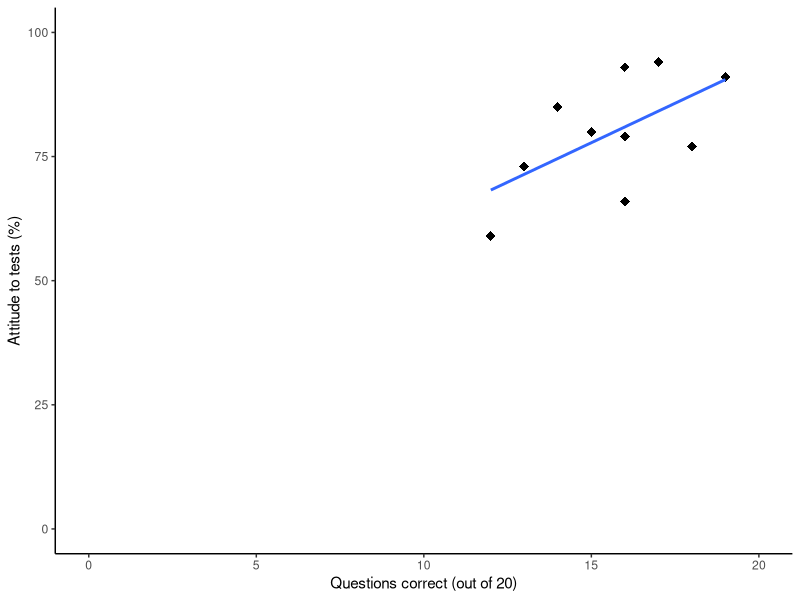
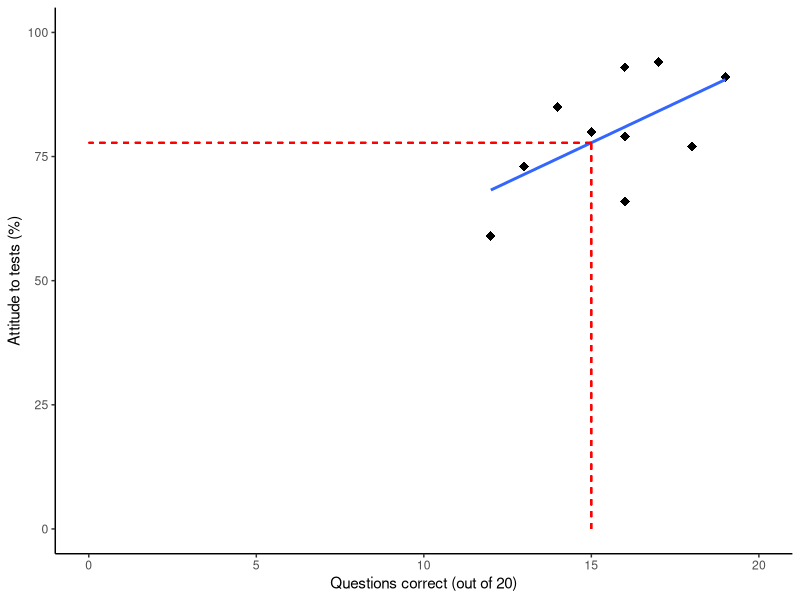
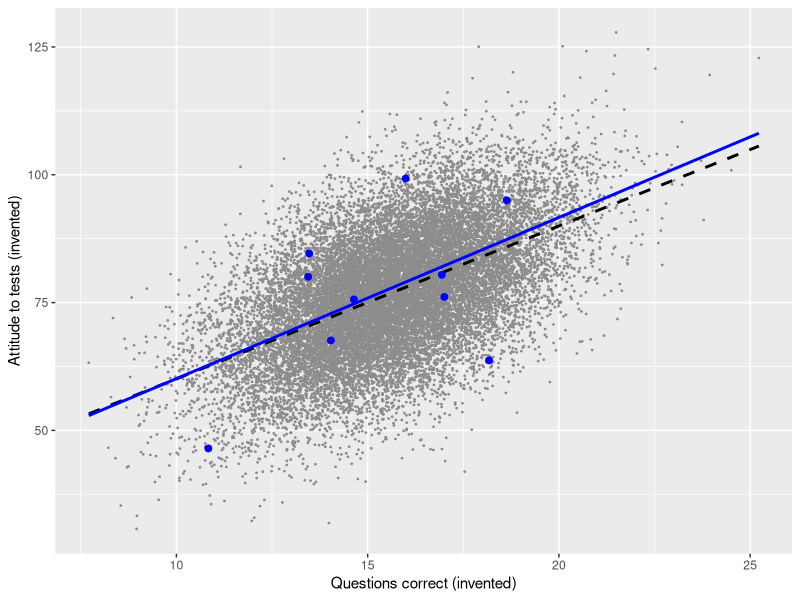
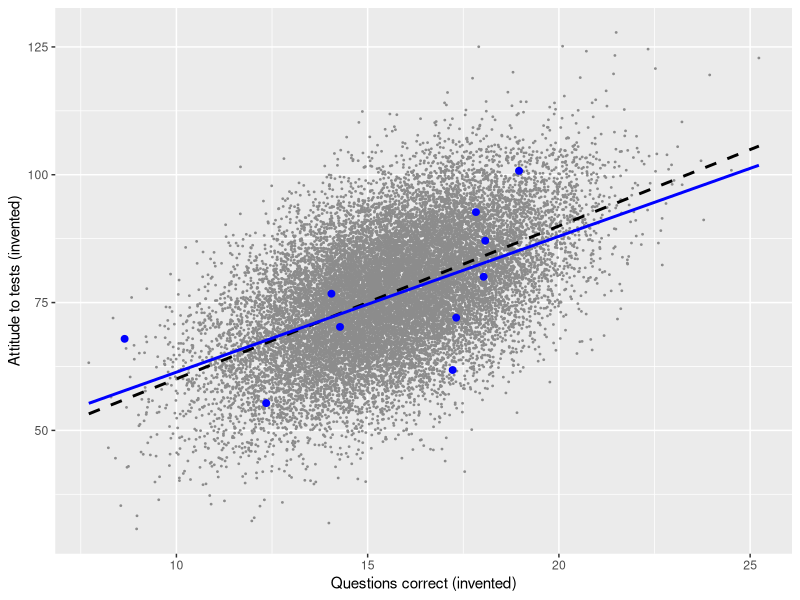
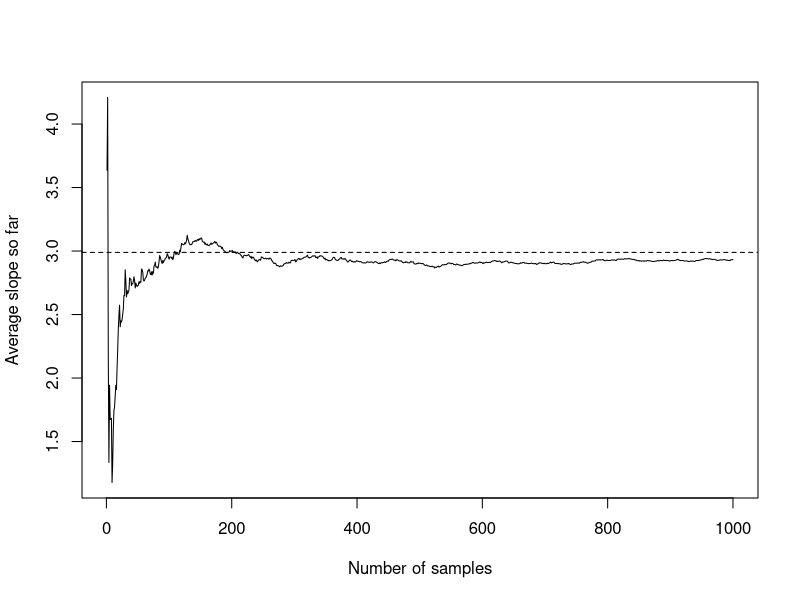
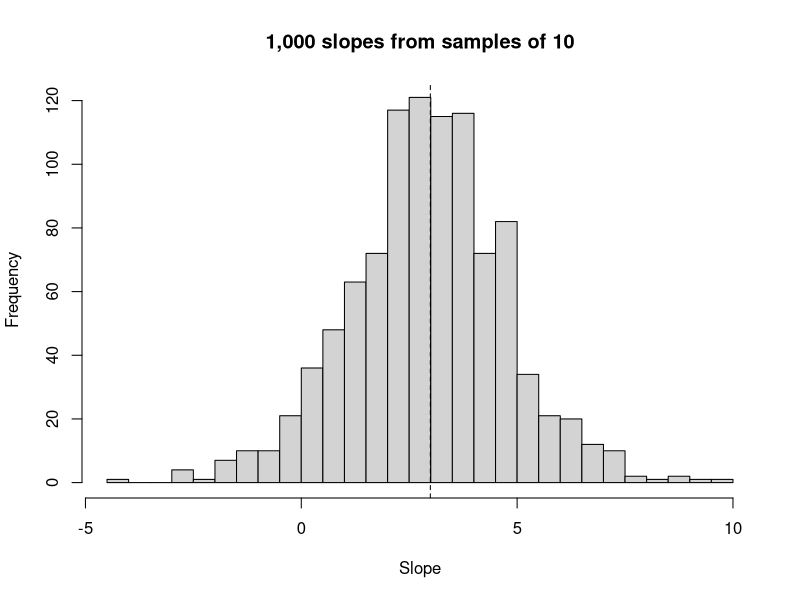

The R script that drew these images, in order:
# =====================================================================
# Data Analysis in R -- Session 6, Monday 23 November 2026
# Linear regression on ten students: slides S3.1 to S6.5
#
#   Sections 3 to 6 of the session again, on a small example:
#   x = questions correct out of 20, y = attitude to taking tests (%).
#   Data: Salkind (2014), Statistics for People Who (Think They) Hate
#   Statistics. The names are added. No data file needed: the ten
#   students are typed in below.
#
# Run it line by line (Ctrl/Cmd + Enter), not all at once.
# Every block starts with a comment that says what the block is for.
# A line that is only a name (for example  mean_x ) prints that value.
# =====================================================================

library(dplyr)     # for %>%, filter() and select()
library(ggplot2)   # for the scatterplot


# ---- S3.1: set-up ----

# We type the data in ourselves. A data frame is a table.
# Each row is one student. There are three columns:
#   name = who the student is
#   x    = how many of the 20 questions the student got right
#   y    = the student's attitude to taking tests, from 0 to 100
# The first name goes with the first x and the first y, and so on:
# Anna got 17 right and has an attitude of 94.
students <- data.frame(
  name = c("Anna", "Bruno", "Chiara", "Dario", "Elena",
           "Fabio", "Giulia", "Luca", "Irene", "Paolo"),
  x = c(17, 13, 12, 15, 16, 14, 16, 16, 18, 19),
  y = c(94, 73, 59, 80, 93, 85, 66, 79, 77, 91)
)

# How many rows? It must say 10.
nrow(students)

# Look at the whole table.
students


# ---- S3.2: test score and attitude ----

# A picture of the table. One dot is one student.
# Further to the right = more questions right.
# Higher up = a more positive attitude.
# geom_point() draws the dots; shape = 18 makes them diamonds.
# geom_smooth(method = "lm") draws the straight line that fits the dots
# best: the regression line. The rest of this script builds that same
# line by hand, one step at a time.
# xlim() and ylim() make both axes start at 0, so we see the whole
# scale: 0 to 20 questions, 0 to 100 attitude points.
# theme_classic() gives a plain white background.
ggplot(students, aes(x = x, y = y)) +
  geom_point(shape = 18, size = 3) +
  geom_smooth(method = "lm", se = FALSE) +
  xlim(0, 20) + ylim(0, 100) +
  labs(x = "Questions correct (out of 20)", y = "Attitude to tests (%)") +
  theme_classic()

# Reading the line like a ruler: what attitude goes with 15 questions
# right? The same plot with two red dashed guide lines added:
#   the first goes straight up from 15 on the bottom axis to the line,
#   the second goes from there straight left to the attitude axis.
# Where the second one arrives (a little under 80) is what the line
# predicts for a student with 15 right. Slide S4.7 gets the exact
# number by calculation.
ggplot(students, aes(x = x, y = y)) +
  geom_point(shape = 18, size = 3) +
  geom_smooth(method = "lm", se = FALSE) +
  geom_segment(x = 15, xend = 15, y = 0, yend = 77.8,
               colour = "red", linetype = "dashed") +
  geom_segment(x = 15, xend = 0, y = 77.8, yend = 77.8,
               colour = "red", linetype = "dashed") +
  xlim(0, 20) + ylim(0, 100) +
  labs(x = "Questions correct (out of 20)", y = "Attitude to tests (%)") +
  theme_classic()


# ---- S4.1: 4a, the mid-point ----

# Step 1: find the "average student".
# mean() adds up the ten numbers and divides by ten.
# mean_x is the average number of questions right.
# mean_y is the average attitude.
# The regression line always passes through this point. Think of a pin
# stuck into the plot there: the line can tilt around the pin, but it
# cannot leave it.
mean_x <- mean(students$x)
mean_y <- mean(students$y)
mean_x
mean_y


# ---- S4.2: 4a, each student's distance from the mid-point ----

# Step 2: for every student, ask two questions.
#   dx: how many questions more (or fewer) than the average student?
#   dy: how many attitude points more (or fewer) than the average?
# We get the answer by subtracting the average from the student's value.
# A positive number means "above average", a negative one "below".
# R does the subtraction for all ten students at once and stores the
# answers as two new columns.
students$dx <- students$x - mean_x
students$dy <- students$y - mean_y

# To keep the screen readable, look at four students only.
# filter() keeps the rows whose name is in the list.
# select() keeps the columns we want to see.
four_students <- students %>%
  filter(name %in% c("Chiara", "Fabio", "Irene", "Paolo"))
four_students %>% select(name, x, y, dx, dy)


# ---- S4.3: 4b, multiply the two distances ----

# Step 3: multiply each student's two distances.
# Why multiply? The product is a vote on the rule
# "the higher the score, the more positive the attitude".
#   Above average on both: plus times plus = plus.  A vote FOR the rule.
#   Below average on both: minus times minus = plus. Also a vote FOR.
#   Above on one, below on the other: plus times minus = minus.
#                                                    A vote AGAINST.
# The size of the product says how loud the vote is: a student far from
# the average on both counts a lot, a student close to it hardly at all.
students$product <- students$dx * students$dy

# The same four students again, now with their product.
# (We build four_students again because the product column is new.)
four_students <- students %>%
  filter(name %in% c("Chiara", "Fabio", "Irene", "Paolo"))
four_students %>% select(name, dx, dy, product)


# ---- S4.5: 4b, all ten students, row by row ----

# Now the full table for all ten students, as on slide S4.5.
# The table has two more columns. Both are a distance
# multiplied by itself ("squared"; in R:  ^2 ):
#   dx_squared = the score distance times itself
#   dy_squared = the attitude distance times itself
# Why square? If we just added up the distances, the pluses and the
# minuses would cancel and the sum would always be 0. A squared number
# is never negative, so the sum of the squares tells us how spread out
# the students are: a large sum = students differ a lot from each other.
students$dx_squared <- students$dx^2
students$dy_squared <- students$dy^2

# The whole table: compare it with slide S4.5, row by row.
students

# The three sums in the bottom row of the table.
# sum() adds up all ten numbers of a column.
#   1. sum of the products:   the result of the vote
#   2. sum of dx_squared:     how spread out the scores are
#   3. sum of dy_squared:     how spread out the attitudes are
# Everything that follows (slope, correlation) is made from these three.
sum(students$product)
sum(students$dx_squared)
sum(students$dy_squared)


# ---- S4.6: 4c, add up all ten products ----

# Step 4: count the votes.
# The first line is the total: all ten products added up.
sum(students$product)

# The square brackets pick out some of the products.
# [students$product > 0] keeps only the positive ones: the students who
# vote FOR the rule and push the line up.
sum(students$product[students$product > 0])   # pushing the slope up

# [students$product < 0] keeps only the negative ones: the students who
# vote AGAINST and pull the line down.
sum(students$product[students$product < 0])   # pulling it down

# The total is the first of these minus the size of the second. Like a
# tug of war: the stronger side wins, by the difference.


# ---- S4.7: 4d, divide by the squared score distances ----

# Step 5: turn the vote into a slope.
# The sum of the products says how strongly the line is pulled upwards.
# It is not yet "attitude points per question". To get that, we divide
# by how spread out the scores are (the sum of dx_squared).
# The result is the slope: how many attitude points the line goes up
# when the score goes up by one question.
students$dx_squared <- students$dx^2
student_slope <- sum(students$product) / sum(students$dx_squared)
student_slope

# The intercept is where the line starts: the attitude the line gives to
# a student with 0 questions right.
# We find it by starting at the mid-point and walking back to a score of
# 0: that is mean_x steps to the left, and at each step the line drops
# by the slope.
student_intercept <- mean_y - student_slope * mean_x
student_intercept

# R can do all five steps in one go. lm() means "linear model".
# y ~ x reads "y explained by x": attitude explained by score.
# coef() prints the intercept and the slope. They must be the same two
# numbers we just built by hand.
m_students <- lm(y ~ x, data = students)
coef(m_students)

# Using the line: what attitude does it predict for a student with 15
# questions right? Start at the intercept, add the slope 15 times.
student_intercept + student_slope * 15


# ---- S4.8: the correlation, by hand ----

# The slope says how STEEP the line is. The correlation (r) says how
# TIDY the cloud of dots is: do the dots hug the line (r near 1 or -1)
# or are they all over the place (r near 0)?
# It comes from the same three sums.

# The third sum: how spread out the attitudes are.
sum(students$dy_squared)

# Multiply the two spreads and take the square root (sqrt).
sqrt(sum(students$dx_squared) * sum(students$dy_squared))

# r = the result of the vote, divided by that number.
# The slope divided the vote by the spread of the scores only.
# r divides it by the spread of both, so the units drop out and r always
# lies between -1 and +1.
student_r <- sum(students$product) /
  sqrt(sum(students$dx_squared) * sum(students$dy_squared))
student_r

# R's own function for the correlation. It must give the same number.
cor(students$x, students$y)


# ---- S4.9: a second route to the same slope ----

# The slope can be computed in another way:
#   slope = r  x  (standard deviation of y) / (standard deviation of x)
# A standard deviation is a typical distance from the average.
# By hand: take the sum of the squared distances, divide by the number
# of students minus one (10 - 1), and take the square root.
sqrt(sum(students$dy_squared) / (10 - 1))   # typical attitude distance
sqrt(sum(students$dx_squared) / (10 - 1))   # typical score distance

# R's own function sd() does the same. Compare with the two lines above.
sd(students$y)
sd(students$x)

# The second formula. In words: if score and attitude moved perfectly
# together, one typical step in score would go with one typical step in
# attitude. They do not move perfectly together, so we shrink that by r.
# The result must be the slope we already have.
student_r * sd(students$y) / sd(students$x)


# ---- S4.10 and S4.11: in class, Kevin (attitude 93.7) ----

# Kevin's attitude is 93.7. What was his score?
# Our line works like a machine: a score goes in, an attitude comes out:
#   attitude = intercept + slope x score
# Here we know what came out (93.7) and want to know what went in.
# So we run the machine backwards: first take away the intercept, then
# divide by the slope.
(93.7 - student_intercept) / student_slope

# A caution. Our line was built to guess the attitude from the score.
# To guess the score from the attitude, statisticians build a second
# line with the two roles swapped: x ~ y instead of y ~ x.
m_score <- lm(x ~ y, data = students)
coef(m_score)

# What that second line predicts for an attitude of 93.7.
# It is not the same answer as above: two questions, two lines.
predict(m_score, data.frame(y = 93.7))


# ---- S5.1: an invented world of 20,000 students ----

# So far: ten students, one slope. But ten other students would have
# given another slope. How much can a slope change from one group of ten
# to the next? With real data we cannot know, because we only have these
# ten. So we invent a world in which we know everything.

# set.seed() fixes the random numbers, so that everybody in the room
# gets the same invented world and the same results.
set.seed(2084)   # same random numbers for everyone

# Invent test scores for 20,000 students. rnorm() draws random numbers
# that are centred on a mean and spread around it. We use the mean and
# the spread of our ten students, so the invented scores look like
# theirs.
all_students <- data.frame(x = rnorm(20000, mean = mean(students$x),
                                     sd = sd(students$x)))

# Invent their attitudes with a rule that we choose ourselves:
#   attitude = 30 + 3 x score + luck
# So in this world every extra question is worth 3 attitude points.
# The second rnorm() is the luck: everything else that makes one
# student's attitude higher or lower.
all_students$y <- 30 + 3 * all_students$x +
  rnorm(20000, mean = 0, sd = 10)

# The slope of the line through ALL 20,000 students. This is "the
# truth" of the invented world. It is close to 3, because we put 3 into
# the rule. In real research nobody ever sees this number.
true_student_slope <- coef(lm(y ~ x, data = all_students))["x"]
true_student_slope


# ---- S5.2: one sample, one slope ----

# Now pretend we are researchers again and can only afford ten students.
# sample(20000, 10) picks 10 of the 20,000 row numbers at random, like
# pulling ten names out of a hat. The square brackets keep those rows.
ten_students <- all_students[sample(20000, 10), ]

# The slope for these ten. How close is it to the true slope?
coef(lm(y ~ x, data = ten_students))["x"]

# The picture on slide S5.2. Read it layer by layer:
#   grey dots     all 20,000 invented students
#   dashed line   the regression line through all 20,000: the truth
#   blue dots     the ten students we happened to pull out of the hat
#   blue line     the regression line through those ten only
# The two lines are not the same: the blue one is our guess, made from
# ten students, of where the dashed one lies.
# fullrange = TRUE draws the blue line across the whole plot, not only
# between the ten blue dots.
ggplot(all_students, aes(x = x, y = y)) +
  geom_point(colour = "grey55", size = 0.3) +
  geom_smooth(method = "lm", se = FALSE, colour = "black",
              linetype = "dashed") +
  geom_point(data = ten_students, colour = "blue", size = 2) +
  geom_smooth(data = ten_students, method = "lm", se = FALSE,
              colour = "blue", fullrange = TRUE) +
  labs(x = "Questions correct (invented)",
       y = "Attitude to tests (invented)")


# ---- S5.3: every sample, its own slope ----

# Do the same thing 1,000 times: pull ten names out of the hat, compute
# the slope, write it down. replicate(1000, ...) repeats the line inside
# it 1,000 times and keeps the 1,000 results.
# This takes a few seconds.
student_slopes <- replicate(1000,
  coef(lm(y ~ x, data = all_students[sample(20000, 10), ]))["x"])

# The first three of the 1,000 slopes. Same world, same recipe, and
# still three different answers. One of them may even be negative.
student_slopes[1:3]

# See it happen. The next two commands pull ten NEW names out of the hat
# and draw them with their own regression line (blue) over the true line
# (dashed). Run the two commands again and again: every time other
# students, and every time another blue line. Sometimes it is steeper
# than the dashed line, sometimes flatter, now and then it even falls.
# (The numbers further down do not change when you do this.)
another_ten <- all_students[sample(20000, 10), ]
ggplot(all_students, aes(x = x, y = y)) +
  geom_point(colour = "grey55", size = 0.3) +
  geom_smooth(method = "lm", se = FALSE, colour = "black",
              linetype = "dashed") +
  geom_point(data = another_ten, colour = "blue", size = 2) +
  geom_smooth(data = another_ten, method = "lm", se = FALSE,
              colour = "blue", fullrange = TRUE) +
  labs(x = "Questions correct (invented)",
       y = "Attitude to tests (invented)")

# The slope of the blue line you are looking at.
coef(lm(y ~ x, data = another_ten))["x"]


# ---- S5.4: the law of large numbers ----

# One slope can be far off. What about the average of many?
# cumsum() is a running total: the first slope, the first two added up,
# the first three added up, and so on. Dividing by 1, 2, 3, ... turns
# each running total into the average of the slopes so far.
student_running_average <- cumsum(student_slopes) / (1:1000)

# Plot that running average. At the start it jumps around. The more
# samples we add, the calmer it gets.
plot(student_running_average, type = "l",
     xlab = "Number of samples", ylab = "Average slope so far")

# The dashed line is the true slope. The running average settles on it.
abline(h = true_student_slope, lty = 2)

# The average of all 1,000 slopes. Compare it with the true slope:
# the recipe is right on average. That is what "unbiased" means.
mean(student_slopes)


# ---- S5.5: the central limit theorem ----

# A histogram sorts the 1,000 slopes into bins and counts how many fall
# into each bin. Most slopes land near the true slope, few far away.
# The pile has the shape of a bell.
hist(student_slopes, breaks = 40,
     main = "1,000 slopes from samples of 10", xlab = "Slope")

# The dashed line marks the true slope: the middle of the bell.
abline(v = true_student_slope, lty = 2)

# The smallest and the largest of the 1,000 slopes.
range(student_slopes)


# ---- S6.1: the standard error ----

# How wide is the bell? sd() gives the typical distance of a slope from
# the middle. This width has its own name: the standard error. It tells
# us how far off a slope from one sample of ten typically is.
sd(student_slopes)

# What share of the 1,000 slopes lies within two standard errors of the
# true slope? Read from the inside out:
#   student_slopes - true_student_slope   how far each slope is off
#   abs(...)                              ignore the sign
#   ... < 2 * sd(student_slopes)          TRUE if within two widths
#   mean(...)                             the share of TRUEs
# It should be close to 0.95: about 95 in 100.
mean(abs(student_slopes - true_student_slope) < 2 * sd(student_slopes))


# ---- S6.2: one sample is all we ever have ----

# In real life we cannot draw 1,000 samples. We have one. R can still
# estimate the width of the bell from that one sample: from how far the
# dots lie from the line, and from how many dots there are.
# summary() prints it in the column "Std. Error", in the row "x".
# Compare it with sd(student_slopes) above: it should be close.
summary(lm(y ~ x, data = ten_students))


# ---- S6.3 to S6.5: the real ten students ----

# Back to the ten real students (Anna to Paolo). In the row "x":
#   Estimate    the slope we built by hand
#   Std. Error  how far off such a slope typically is
#   t value     Estimate divided by Std. Error: how many standard
#               errors the slope is away from 0
#   Pr(>|t|)    the p-value: if score and attitude had nothing to do
#               with each other, how often would ten students show a
#               slope at least this far from 0, by luck alone?
summary(m_students)

# The 95% confidence interval, in the row "x": the range of slopes that
# fit these ten students. If 0 lies inside the range, "no relationship
# at all" is still compatible with the data.
confint(m_students)
